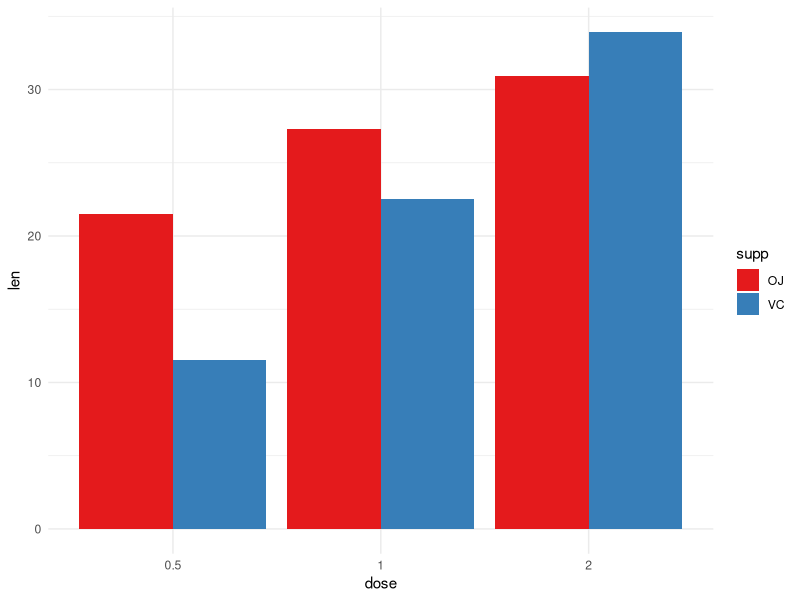

The R source for this figure:
## ---- chunk 1
knitr::opts_chunk$set(error = TRUE, fig.align="center")
## ---- chunk 2
library("tidyverse")
## ---- chunk 3
library(skimr)

# Built-in dataset: The Effect of Vitamin C on Tooth Growth in Guinea Pigs
ToothGrowth %>% skim() %>% print()

## ---- chunk 4
library(psych)

ToothGrowth %>% describe()

## ---- chunk 5
# Built-in dataset: The Effect of Vitamin C on Tooth Growth in Guinea Pigs
ToothGrowth %>%
  # Turn numeric dose into categories
  mutate(dose = factor(dose)) %>%
  ggplot(aes(x = dose, y = len, fill = supp)) + 
  # Non-stacked barplots
  geom_col(position = position_dodge()) +
  # change visual template and colors
  theme_minimal() + scale_fill_brewer(palette="Set1")
